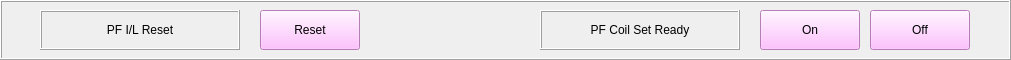
  <widget class="QFrame" name="frame" >
   <property name="geometry" >
    <rect>
     <x>20</x>
     <y>800</y>
     <width>1011</width>
     <height>60</height>
    </rect>
   </property>
   <property name="frameShape" >
    <enum>QFrame::Box</enum>
   </property>
   <property name="frameShadow" >
    <enum>QFrame::Raised</enum>
   </property>
   <widget class="CAPushButton" name="caPushButton_61" >
    <property name="geometry" >
     <rect>
      <x>760</x>
      <y>10</y>
      <width>100</width>
      <height>40</height>
     </rect>
    </property>
    <property name="font" >
     <font/>
    </property>
    <property name="styleSheet" >
     <string>background-color: rgb(255, 176, 255);</string>
    </property>
    <property name="text" >
     <string>On</string>
    </property>
    <property name="checked" >
     <bool>false</bool>
    </property>
    <property name="buttonType" >
     <enum>CAPushButton::TrueButton</enum>
    </property>
    <property name="pvname" >
     <string>QDS:MAIN:PF5:BO17:SETREADY</string>
    </property>
    <property name="truelabel" >
     <string>On</string>
    </property>
    <property name="falselabel" >
     <string>On</string>
    </property>
   </widget>
   <widget class="CAPushButton" name="caPushButton_62" >
    <property name="geometry" >
     <rect>
      <x>870</x>
      <y>10</y>
      <width>100</width>
      <height>40</height>
     </rect>
    </property>
    <property name="font" >
     <font/>
    </property>
    <property name="styleSheet" >
     <string>background-color: rgb(255, 176, 255);</string>
    </property>
    <property name="text" >
     <string>Off</string>
    </property>
    <property name="checked" >
     <bool>false</bool>
    </property>
    <property name="buttonType" >
     <enum>CAPushButton::FalseButton</enum>
    </property>
    <property name="pvname" >
     <string>QDS:MAIN:PF5:BO17:SETREADY</string>
    </property>
    <property name="truelabel" >
     <string>Off</string>
    </property>
    <property name="falselabel" >
     <string>Off</string>
    </property>
   </widget>
   <widget class="CALabel" name="caLabel_29" >
    <property name="geometry" >
     <rect>
      <x>40</x>
      <y>10</y>
      <width>200</width>
      <height>40</height>
     </rect>
    </property>
    <property name="font" >
     <font/>
    </property>
    <property name="frameShape" >
     <enum>QFrame::Box</enum>
    </property>
    <property name="frameShadow" >
     <enum>QFrame::Raised</enum>
    </property>
    <property name="text" >
     <string>PF I/L Reset</string>
    </property>
    <property name="alignment" >
     <set>Qt::AlignCenter</set>
    </property>
    <property name="pvname" >
     <string>QDS:MAIN:PF5:BI31:RELAYOUT</string>
    </property>
    <property name="cmode" stdset="0" >
     <enum>CALabel::Alarm</enum>
    </property>
    <property name="fillcol" stdset="0" >
     <color>
      <red>0</red>
      <green>255</green>
      <blue>0</blue>
     </color>
    </property>
    <property name="truelabel" >
     <string>PF I/L Reset</string>
    </property>
    <property name="falselabel" >
     <string>PF I/L Reset</string>
    </property>
   </widget>
   <widget class="CAPushButton" name="caPushButton_63" >
    <property name="geometry" >
     <rect>
      <x>260</x>
      <y>10</y>
      <width>100</width>
      <height>40</height>
     </rect>
    </property>
    <property name="font" >
     <font/>
    </property>
    <property name="styleSheet" >
     <string>background-color: rgb(255, 176, 255);</string>
    </property>
    <property name="text" >
     <string>Reset</string>
    </property>
    <property name="checked" >
     <bool>false</bool>
    </property>
    <property name="buttonType" >
     <enum>CAPushButton::FalseButton</enum>
    </property>
    <property name="pvname" >
     <string>QDS:MAIN:PF5:BO14:QUENCH</string>
    </property>
    <property name="truelabel" >
     <string>Reset</string>
    </property>
    <property name="falselabel" >
     <string>Reset</string>
    </property>
   </widget>
   <widget class="CALabel" name="caLabel_30" >
    <property name="geometry" >
     <rect>
      <x>540</x>
      <y>10</y>
      <width>200</width>
      <height>40</height>
     </rect>
    </property>
    <property name="font" >
     <font/>
    </property>
    <property name="styleSheet" >
     <string/>
    </property>
    <property name="frameShape" >
     <enum>QFrame::Box</enum>
    </property>
    <property name="frameShadow" >
     <enum>QFrame::Raised</enum>
    </property>
    <property name="text" >
     <string>PF Coil Set Ready</string>
    </property>
    <property name="alignment" >
     <set>Qt::AlignCenter</set>
    </property>
    <property name="pvname" >
     <string>QDS:MAIN:PF5:BI17:SETREADY</string>
    </property>
    <property name="cmode" stdset="0" >
     <enum>CALabel::IfNotZero</enum>
    </property>
    <property name="fillcol" stdset="0" >
     <color>
      <red>0</red>
      <green>255</green>
      <blue>0</blue>
     </color>
    </property>
    <property name="truelabel" >
     <string>PF Coil Set Ready</string>
    </property>
    <property name="falselabel" >
     <string>PF Coil Set Ready</string>
    </property>
   </widget>
  </widget>
